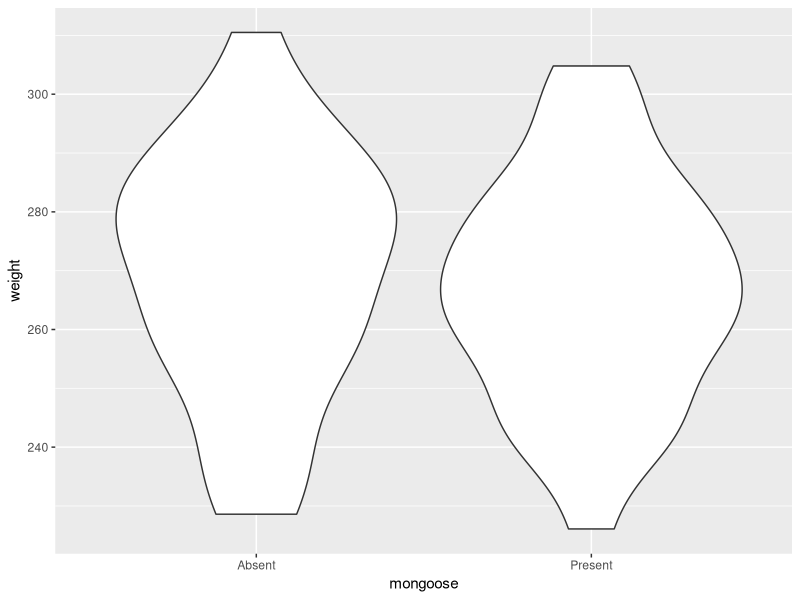

R code for this plot: (Note: this script raises an error after producing the figure.)
## ---- chunk 1
knitr::opts_chunk$set(echo = TRUE, results = "hide", fig.show="show")
answer_sheet <- TRUE
library(ggplot2)
library(here)
## ---- chunk 2
set.seed(2024)
n <- 56
rabbit <- data.frame(
  mongoose = sample(size = n, c("Present", "Absent"), replace = TRUE, prob = c(0.6, 0.4))
  )

prs <- ifelse(rabbit$mongoose == "Present", 1, 0)

b0 <- 271
b1 <- -5

rabbit$weight <- round(rnorm(n = n, mean = b0 + b1 * prs, sd = 20), digits = 1)
summary(rabbit)
summary(lm(weight ~ mongoose, data = rabbit))

ggplot(rabbit) +
  geom_violin(aes(x = mongoose, y = weight))

rabbit$mongoose[7] <- "Absent"
rabbit$weight[41] <- 380.8
write.table(rabbit, here("Workshops/Workshop 5 - LM with categorical predictors/Data", "rabbits.txt"), row.names = FALSE)
## ---- chunk 3
# We've been told this is the 7th row, so we can use square brackets to check this row. Here, I'll also ask for all columns of the 7th row (by not speciying anything after the ,):
rabbit[7,]
## ---- chunk 4
# The rabbit was from Oshima, not Tokunoshima, so mongoose should be Present not Absent

# We can resolve this in a number of ways, but here are two options:
rabbit$mongoose[7] <- "Present"
rabbit[7,1] <- "Present"
# Both do the exact same thing. If you're not sure why, ask a demonstrator.

# To check if this worked, we can do:
rabbit[7,]
## ---- chunk 5
# If we do a plot of the data:
ggplot(rabbit) +
  geom_histogram(aes(x = weight))
# We can clearly see there's one rabbit that's much larger than the others. From the figure, we can also see that it's the only rabbit that's larger than 350 g, so we can use that as our condition and subtract 100 g. We also learn that this is on row 41 (the number oto the left of the output).
rabbit[rabbit$weight > 350,]
## ---- chunk 6
# There are a couple of different ways we can do this correction:
rabbit$weight[rabbit$weight > 350]  <- rabbit$weight[rabbit$weight > 350] - 100
# Or we can do:
# rabbit[41,2] <- rabbit[41,2]-100 #Not run

# To check if this worked, we can do:
rabbit[41,]
# Or:
ggplot(rabbit) +
  geom_histogram(aes(x = weight))
## ---- chunk 7
# No, nothing that I can spot at least.
## ---- chunk 8
rabbit_mod <- lm(weight ~ mongoose, data = rabbit)
## ---- chunk 9
summary(rabbit_mod)
## ---- chunk 10
library(ggeffects)
## ---- chunk 11
preds <- ggpredict(rabbit_mod)
## ---- chunk 12
rabbit$mongoose <- factor(rabbit$mongoose)
## ---- chunk 13
plot(preds)
## ---- chunk 14
fake <- data.frame(
  mongoose = unique(rabbit$mongoose)
)
fake
## ---- chunk 15
preds <- predict(rabbit_mod, newdata = fake, se.fit = TRUE)
## ---- chunk 16
fake$fit <- preds$fit
## ---- chunk 17
fake$low95 <- preds$fit - 1.96 * preds$se.fit
fake$upp95 <- preds$fit + 1.96 * preds$se.fit
## ---- chunk 18
ggplot(fake) +
  geom_errorbar(aes(x = mongoose, ymin = low95, ymax = upp95)) +
  geom_point(aes(x = mongoose, y = fit)) +
  labs(x = "Java mongoose",
       y = "Predicted weight of rabbits (g)") +
  theme_minimal()
## ---- chunk 19
# For coordinators -
# Code below simulates and exports the data used in the workshop
# number of offspring as function of temperature

set.seed(2024)
n <- 120
habitat_types <- factor(rep(c("Rainforest", "Dry Forest", "Spiny Forest", "Mangrove"), each = n / 4))

# lazy way to simulate the data
activity_levels <- round(c(
  rnorm(n/4, mean = 10, sd = 1),   # Rainforest group
  rnorm(n/4, mean = 8, sd = 1),    # Dry Forest group
  rnorm(n/4, mean = 6, sd = 1),    # Spiny Forest group
  rnorm(n/4, mean = 7, sd = 1)     # Mangrove group
), digits = 2)

# Create the data frame
lemur <- data.frame(habitat = habitat_types, activity = activity_levels)
lemur$habitat <- as.character(lemur$habitat)
lemur$habitat[23] <- "Rain forest"

write.table(lemur, here("Workshops/Workshop 5 - LM with categorical predictors/Data", "lemurs.txt"), row.names = FALSE)
